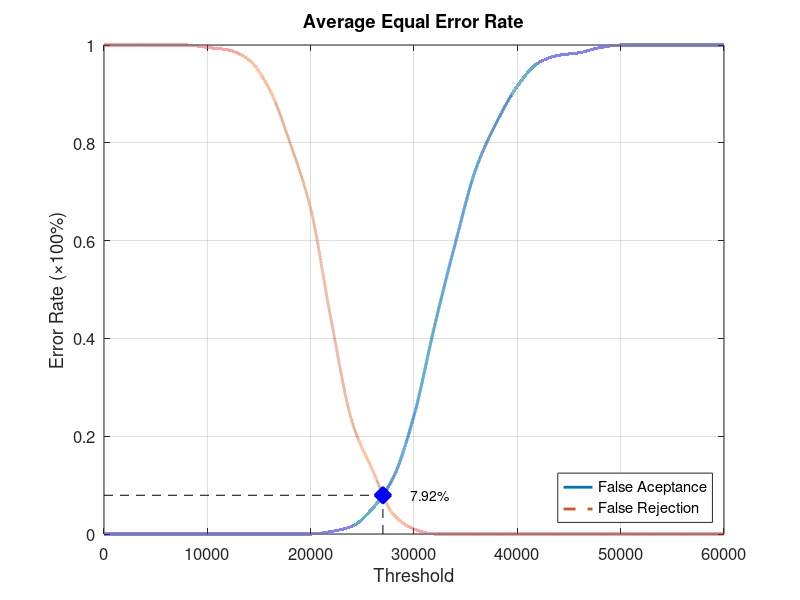
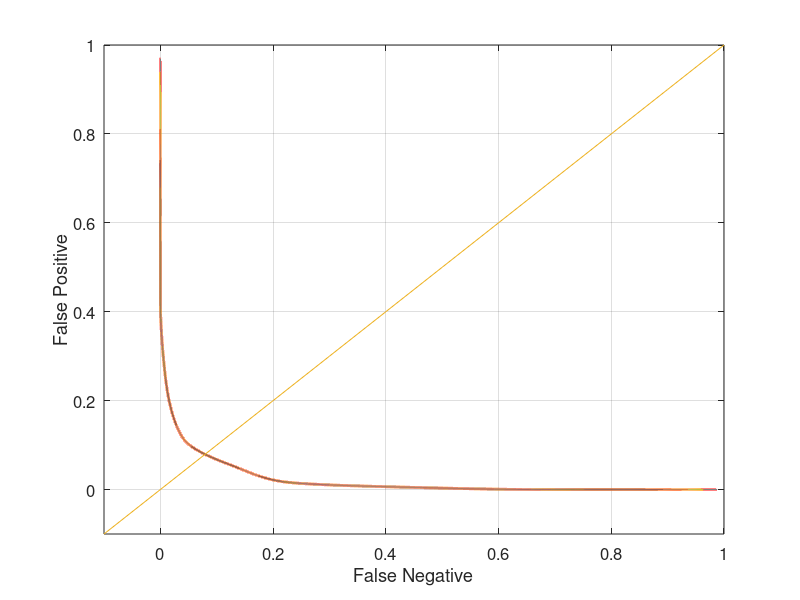

The MATLAB source for these figures, in order:
function yEER = Database2_2
close all;
clear;
clc;
x = 0:2000:60000;
xq = 0:0.5:60000;

y0 = [0 0 0 0 0 0 0 0 0 0 0 0.00526316 0.0157895 0.0526316 0.115789 0.242105 0.426316 0.594737 0.747368 0.842105 0.915789 0.963158 0.978947 0.984211 0.994737 1 1 1 1 1 1];
yy0 = interp1(x, y0, xq, 'pchip');
y1 = [1 1 1 1 1 0.995 0.99 0.97 0.91 0.8 0.665 0.435 0.23 0.13 0.04 0.01 0 0 0 0 0 0 0 0 0 0 0 0 0 0 0];
yy1 = interp1(x, y1, xq, 'pchip');

% Calculating EER: 
y2 = abs(y0 - y1);
find(y2 == min(y2))
yy2 = abs(yy0 - yy1);
xEER = find(yy2 == min(yy2));
xEERIndex = xq(xEER) % X-axis EER
yEER = yy0(xEER) % Y-axis EER

main = figure
plot(xq, yy0,'-','LineWidth', 2);	hold on
plot(xq, yy1,'--','LineWidth', 2);	hold on
plot([xEERIndex xEERIndex], [0 yEER], 'k--');	hold on
plot([0 xEERIndex], [yEER yEER], 'k--');	hold on
plot(xEERIndex, yEER, 'bx', 'LineWidth', 10);	hold on
text(xEERIndex + 10 * xEERIndex / 100, yEER, [num2str(round((10000 * yEER)) / 100) '%'])
legend('False Aceptance', 'False Rejection', 'Location', 'SouthEast')
xlabel('Threshold')
ylabel('Error Rate (\times100%)')
title('Average Equal Error Rate')
set(gca, 'FontSize', 12)
axis([0 60000 0 1])
grid on

print(main, 'Database2_2Main', '-dpng');
FNRxFPR = figure('Color', [1 1 1]);
plot(yy1, yy0, '-', yy1, yy0, 'LineWidth', 2);
hold on
y = -0.1:0.1:1
plot(y, y); 
set(gca, 'FontSize', 12)
xlabel('False Negative')
ylabel('False Positive')
axis([-0.1 1 -0.1 1])
set(gca, 'FontSize', 12)
grid on

print(FNRxFPR, 'Database2_2FNRxFPR','-dpng');
end
